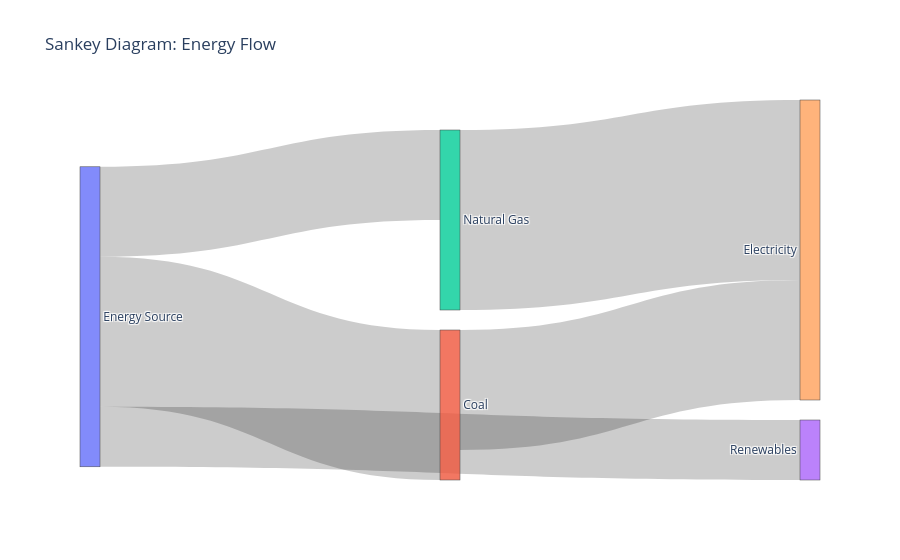

The cell this chart's notebook holds for it:
### Markdown cell above
#### **7. Advanced & Specialized Visualization**
- Sankey diagram (Flow representation)
- Network graphs (Node relationships)
- Word clouds (Text data visualization)

### Code cell
# Sankey Diagram (Flow representation)

import plotly.graph_objects as go

# Sample Data
labels = ["Energy Source", "Coal", "Natural Gas", "Renewables", "Electricity"]
source = [0, 0, 0, 1, 2]  # From where
target = [1, 2, 3, 4, 4]  # To where
value = [50, 30, 20, 40, 60]  # Amount transferred

# Plot
fig = go.Figure(go.Sankey(node={"label": labels}, link={"source": source, "target": target, "value": value}))
fig.update_layout(title_text="Sankey Diagram: Energy Flow", font_size=12)
fig.show()

### Figure 1 — Plotly figure (JSON) as saved in the notebook; plotly's stock layout.template omitted (floating-point values rounded to 4 significant figures)
{"data": [{"link": {"source": [0, 0, 0, 1, 2], "target": [1, 2, 3, 4, 4], "value": [50, 30, 20, 40, 60]}, "node": {"label": ["Energy Source", "Coal", "Natural Gas", "Renewables", "Electricity"]}, "type": "sankey"}], "layout": {"font": {"size": 12}, "title": {"text": "Sankey Diagram: Energy Flow"}}}
